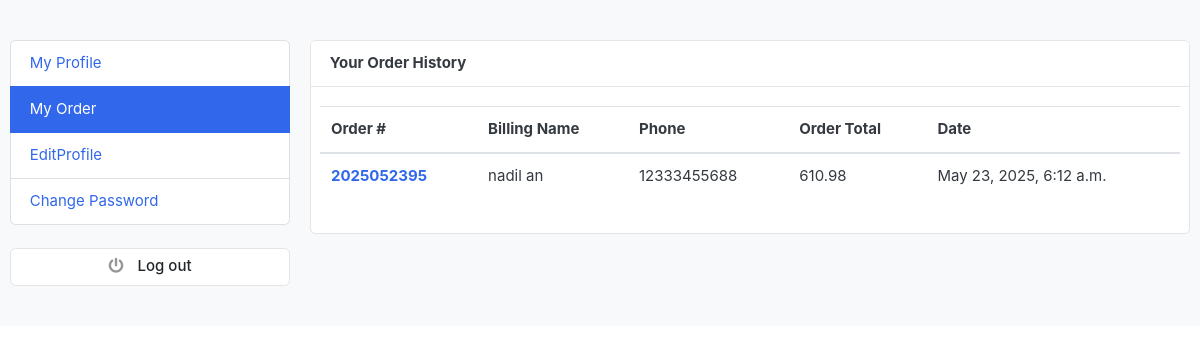
Page /accounts/myorders/ (signed in) on the committed database.
### order/models.py (models this page shows, shortened)
class Order(models.Model):
    STATUS =(
        ('New','New'),
        ('Accepted','Accepted'),
        ('Completed','Completed'),
        ('Cancelled','Cancelled')
    )
    user = models.ForeignKey(Account, on_delete=models.SET_NULL, null=True, blank=True)
    payment = models.ForeignKey(Payment, on_delete=models.SET_NULL,blank=True,null=True)
    order_number = models.CharField(max_length=20)
    first_name = models.CharField(max_length=50)
    last_name = models.CharField(max_length=50)
    phone = models.IntegerField(null=True, blank=True)
    email = models.EmailField(max_length=50)
    address_line_1 = models.CharField(max_length=50)
    address_line_2 = models.CharField(max_length=50,blank=True)
    country = models.CharField(max_length=50)
    state = models.CharField(max_length=50)
    city = models.CharField(max_length=50)
    order_note = models.CharField(max_length=100,blank=True)
    order_total =models.FloatField()
    tax = models.FloatField()
    status = models.CharField(max_length=10,choices=STATUS,default='New')
    ip=models.CharField(blank=True,max_length=20)
    is_ordered = models.BooleanField(default=False)
    created_at = models.DateTimeField(auto_now_add=True)
    updated_at = models.DateTimeField(auto_now=True)
    def full_name(self):
        return f'{self.first_name} {self.last_name}'

### accounts/views.py (the view)
# urls.py: path('myorders/',views.myorders,name='myorders'),
def myorders(request):
    orders = Order.objects.filter(user=request.user, is_ordered=True).order_by('-created_at')
    context = {
        'orders' :orders
    }
    return render(request,'myorder.html',context)

### cart/context_processors.py (called while the page is built)
def counter(request):
    cart_count = 0
    if 'admin' in request.path:
        return[]
    else:
        try:
            cart = Cart.objects.filter(cart_id=__cart_id(request))
            if request.user.is_authenticated:
                cart_item = CartItem.objects.all().filter(user=request.user)
            else:
                cart_item = CartItem.objects.all().filter(cart=cart[:1])
            for cart_quantity in cart_item:
                cart_count += cart_quantity.quantity
        except Cart.DoesNotExist:
            cart_count = 0
    return dict(cart_count=cart_count)

### cart/views.py (called while the page is built)
def __cart_id(request):
    cart = request.session.session_key
    if not cart:
        cart = request.session.create()  # Create a session if it doesn't exist
    return cart

### category/context_processors.py (called while the page is built)
def menu_links(request):
    links = Category.objects.all()
    return dict(links=links)

### templates/myorder.html (shortened to what this page needs)
{% load static %}
<!DOCTYPE HTML>
<html lang="en">
<head>
<link href="{% static 'css/bootstrap.css' %}" rel="stylesheet" type="text/css"/>
<link href="{% static 'fonts/fontawesome/css/all.min.css' %}" type="text/css" rel="stylesheet">
<link href="{% static 'css/ui.css' %}" rel="stylesheet" type="text/css"/>
<link href="{% static 'css/responsive.css' %}" rel="stylesheet" media="only screen and (max-width: 1200px)" />
<link href="{% static 'fonts/fontawesome/css/all.min.css' %}" type="text/css" rel="stylesheet">
<link rel="stylesheet" href="https://cdnjs.cloudflare.com/ajax/libs/font-awesome/5.15.4/css/all.min.css">
</head>
<body>
<section class="section-conten padding-y bg">
    <div class="container">
        <div class="row">
        {% include 'includes/dashboard_include.html' %}
        <main class="col-md-9">
            <article class="card" >
            <header class="card-header">
                <strong class="d-inline-block mr-3">Your Order History</strong>
            </header>
            <div class="card-body">
                <div class="row">
                    <table class="table table-hover">
  <thead>
    <tr>
      <th scope="col">Order #</th>
      <th scope="col">Billing Name</th>
      <th scope="col">Phone</th>
      <th scope="col">Order Total</th>
      <th scope="col">Date</th>
    </tr>
  </thead>
  <tbody>
    {% for order in orders%}
    <tr>
      <th scope="row"><a href="{% url 'orderdetails' order.order_number  %}">{{order.order_number}}</a></th>
      <td>{{order.full_name}}</td>
      <td>{{ order.phone}}</td>
      <td>{{ order.order_total}}</td>
      <td>{{ order.created_at}}</td>
    </tr>
    {% endfor %}
  </tbody>
</table>
                </div>
            </div>
            </article>
        </main>
    </div>
    </div>
    </section>
</body>
</html>

### static/css/ui.css (style rules this page uses)
html { font-family: "Inter", sans-serif; font-size: 15px; }
.padding-y { padding-top: 40px; padding-bottom: 40px; }
article:after, .form-group:after { display: block; clear: both; content: ""; }
.bg { background-color: #f8f9fa; }

### rows in the picture
Order: order_number "2025052395", full_name "nadil an", phone "12333455688", order_total "610.98", created_at "May 23, 2025, 6:12 a.m."
